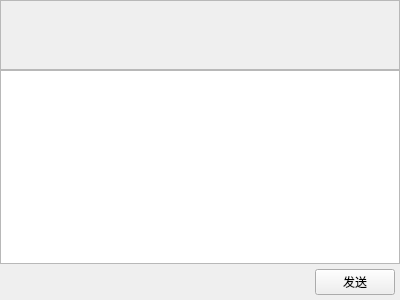
<?xml version="1.0" encoding="UTF-8"?>
<ui version="4.0">
 <class>ChatForm</class>
 <widget class="QWidget" name="ChatForm">
  <property name="geometry">
   <rect>
    <x>0</x>
    <y>0</y>
    <width>400</width>
    <height>300</height>
   </rect>
  </property>
  <property name="windowTitle">
   <string>Form</string>
  </property>
  <layout class="QGridLayout" name="gridLayout">
   <property name="leftMargin">
    <number>0</number>
   </property>
   <property name="topMargin">
    <number>0</number>
   </property>
   <property name="rightMargin">
    <number>0</number>
   </property>
   <property name="bottomMargin">
    <number>0</number>
   </property>
   <property name="spacing">
    <number>0</number>
   </property>
   <item row="0" column="0">
    <widget class="QSplitter" name="splitter">
     <property name="orientation">
      <enum>Qt::Vertical</enum>
     </property>
     <property name="handleWidth">
      <number>0</number>
     </property>
     <widget class="QWidget" name="verticalLayoutWidget">
      <layout class="QVBoxLayout" name="verticalLayout">
       <property name="spacing">
        <number>0</number>
       </property>
       <item>
        <widget class="QScrollArea" name="scrollArea">
         <property name="widgetResizable">
          <bool>true</bool>
         </property>
         <widget class="QWidget" name="scrollAreaWidgetContents">
          <property name="geometry">
           <rect>
            <x>0</x>
            <y>0</y>
            <width>396</width>
            <height>68</height>
           </rect>
          </property>
          <layout class="QGridLayout" name="gridLayout_2" rowminimumheight="0,1">
           <item row="0" column="0">
            <layout class="QVBoxLayout" name="layout_chat_message"/>
           </item>
           <item row="1" column="0">
            <spacer name="verticalSpacer">
             <property name="orientation">
              <enum>Qt::Vertical</enum>
             </property>
             <property name="sizeHint" stdset="0">
              <size>
               <width>20</width>
               <height>40</height>
              </size>
             </property>
            </spacer>
           </item>
          </layout>
         </widget>
        </widget>
       </item>
      </layout>
     </widget>
     <widget class="QWidget" name="verticalLayoutWidget_2">
      <layout class="QVBoxLayout" name="verticalLayout_2" stretch="1,0">
       <property name="spacing">
        <number>0</number>
       </property>
       <property name="leftMargin">
        <number>0</number>
       </property>
       <property name="topMargin">
        <number>0</number>
       </property>
       <property name="rightMargin">
        <number>0</number>
       </property>
       <property name="bottomMargin">
        <number>0</number>
       </property>
       <item>
        <layout class="QVBoxLayout" name="verticalLayout_3">
         <item>
          <widget class="QTextEdit" name="textEdit"/>
         </item>
        </layout>
       </item>
       <item>
        <layout class="QHBoxLayout" name="horizontalLayout" stretch="1,0">
         <property name="leftMargin">
          <number>5</number>
         </property>
         <property name="topMargin">
          <number>5</number>
         </property>
         <property name="rightMargin">
          <number>5</number>
         </property>
         <property name="bottomMargin">
          <number>5</number>
         </property>
         <item>
          <spacer name="horizontalSpacer">
           <property name="orientation">
            <enum>Qt::Horizontal</enum>
           </property>
           <property name="sizeHint" stdset="0">
            <size>
             <width>40</width>
             <height>20</height>
            </size>
           </property>
          </spacer>
         </item>
         <item>
          <widget class="QPushButton" name="pushButton">
           <property name="text">
            <string>发送</string>
           </property>
          </widget>
         </item>
        </layout>
       </item>
      </layout>
     </widget>
    </widget>
   </item>
  </layout>
 </widget>
 <resources/>
 <connections/>
</ui>
